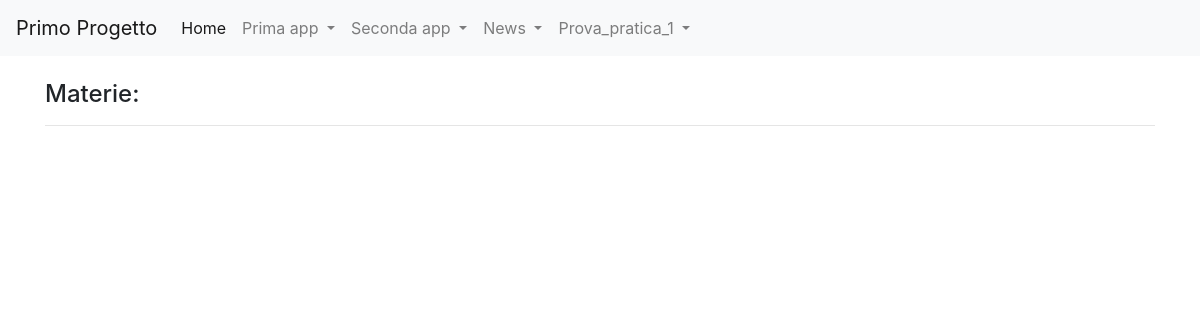
The page /prova_pratica_1/view_d on the database as committed earlier.
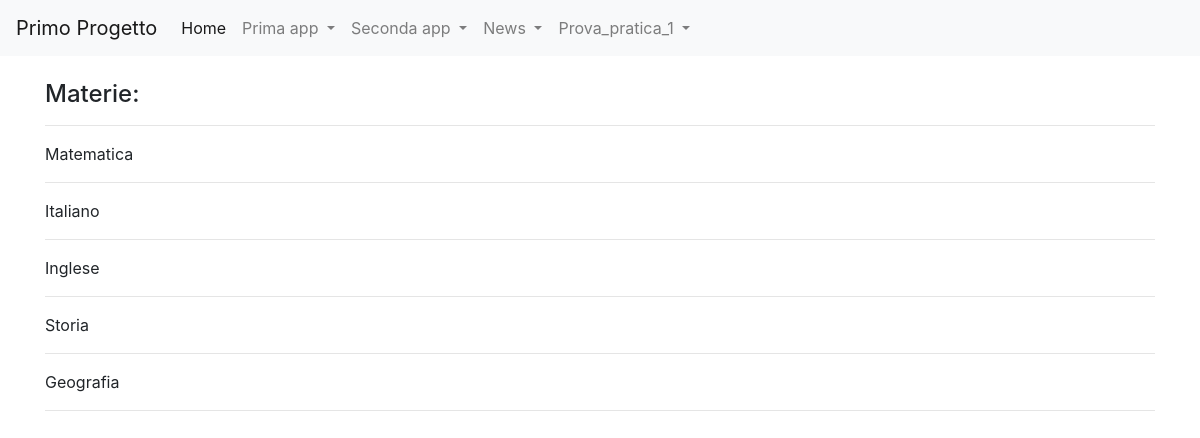
The same page on the database as committed later.
### prova_pratica_1/models.py (models this page shows, shortened)
class Materia(models.Model):
    nome = models.CharField(max_length=20)
    class Meta:
        verbose_name = "Materia"
        verbose_name_plural = "Materia"

### prova_pratica_1/views.py (the view)
# urls.py: path('view_d',view_d,name="view_d")
def view_d(request):
    materie = Materia.objects.all()
    context = {"materie": materie}
    return render(request, "view_d.html", context)

### prova_pratica_1/templates/view_d.html (shortened to what this page needs)
{%extends "base.html"%}
{%block content%}
    <h4>Materie:</h4>
    <hr>
    {% for materia in materie %}
    <p>{{ materia.nome }}</p>
    <hr>
    {% endfor %}
{%endblock content%}

### templates/base.html (shortened to what this page needs)
<!doctype html>
{% load static %}
<html lang="en">
  <head>
    <link rel="stylesheet" href="https://cdn.jsdelivr.net/npm/bootstrap@4.5.3/dist/css/bootstrap.min.css">
  </head>
  <body>
    <nav class="navbar navbar-expand-lg navbar-light bg-light">
        <a class="navbar-brand" href="#">Primo Progetto</a>
        <div class="collapse navbar-collapse" id="navbarSupportedContent">
          <ul class="navbar-nav mr-auto">
            <li class="nav-item active">
              <a class="nav-link" href="{% url 'prima_app:homepage'%}">Home<span class="sr-only">(current)</span></a>
            </li>
            <li class="nav-item dropdown">
              <a class="nav-link dropdown-toggle" href="#" id="navbarDropdown" role="button" data-toggle="dropdown" aria-haspopup="true" aria-expanded="false">
                Prima app
              </a>
            </li>
            <li class="nav-item dropdown">
                <a class="nav-link dropdown-toggle" href="#" id="navbarDropdown" role="button" data-toggle="dropdown" aria-haspopup="true" aria-expanded="false">
                  Seconda app
                </a>
              </li>
              <li class="nav-item dropdown">
                <a class="nav-link dropdown-toggle" href="#" id="navbarDropdown" role="button" data-toggle="dropdown" aria-haspopup="true" aria-expanded="false">
                  News
                </a>
              </li>
              <li class="nav-item dropdown">
                <a class="nav-link dropdown-toggle" href="#" id="navbarDropdown" role="button" data-toggle="dropdown" aria-haspopup="true" aria-expanded="false">
                  Prova_pratica_1
                </a>
              </li>
          </ul>
        </div>
      </nav>
    <div class="container my-4">
        {%block content%} {%endblock content%}
    </div>
  </body>
</html>

Rows that differ between the two databases and show on the page:
added Materia: nome "Matematica"
added Materia: nome "Italiano"
added Materia: nome "Inglese"
added Materia: nome "Storia"
added Materia: nome "Geografia"
